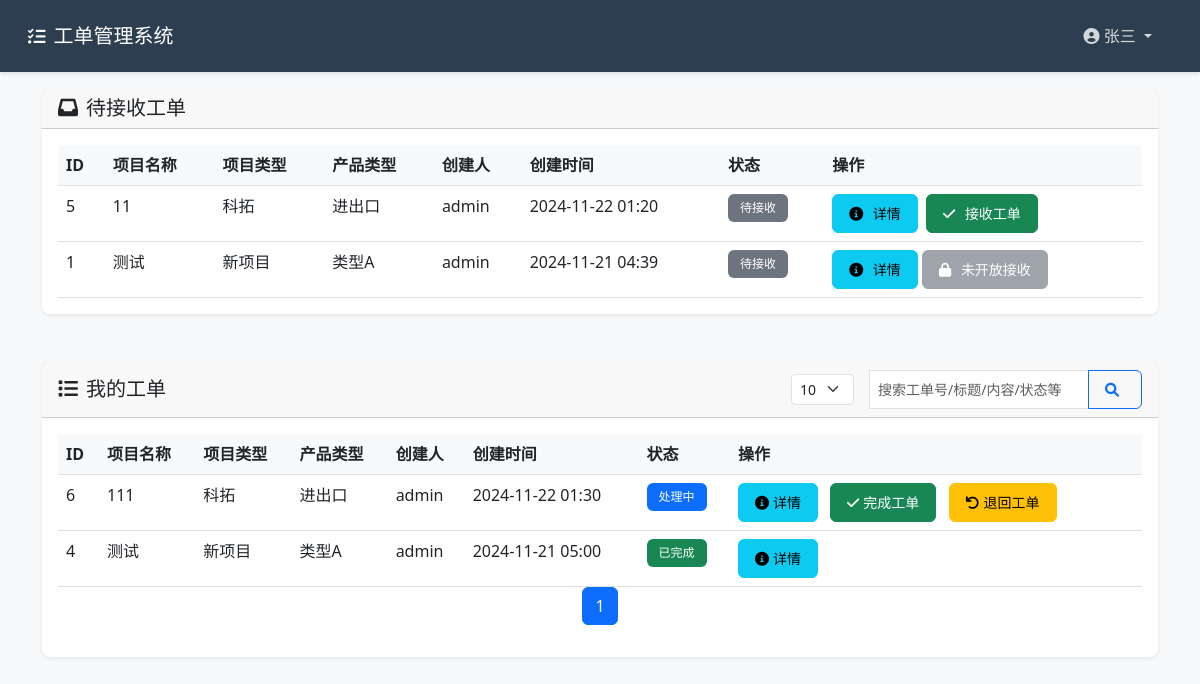
The app's page /employee/index.php (signed in) with its own data.
### tables this page shows
CREATE TABLE `tickets` (
  `id` int(11) NOT NULL AUTO_INCREMENT,
  `project_id` int(11) NOT NULL,
  `title` varchar(200) NOT NULL,
  `description` text,
  `status` enum('pending','in_progress','completed','closed') DEFAULT 'pending',
  `priority` enum('low','medium','high','urgent') DEFAULT 'medium',
  `created_by` int(11) NOT NULL,
  `assigned_to` int(11) DEFAULT NULL,
  `received_by` int(11) DEFAULT NULL,
  `received_at` timestamp NULL DEFAULT NULL,
  `completed_at` timestamp NULL DEFAULT NULL,
  `created_at` timestamp NULL DEFAULT CURRENT_TIMESTAMP,
  `updated_at` timestamp NULL DEFAULT CURRENT_TIMESTAMP ON UPDATE CURRENT_TIMESTAMP,
  `is_open` tinyint(1) NOT NULL DEFAULT '0',
  PRIMARY KEY (`id`),
  KEY `project_id` (`project_id`),
  KEY `created_by` (`created_by`),
  KEY `assigned_to` (`assigned_to`),
  KEY `received_by` (`received_by`),
  CONSTRAINT `tickets_ibfk_1` FOREIGN KEY (`project_id`) REFERENCES `ticket_projects` (`id`),
  CONSTRAINT `tickets_ibfk_2` FOREIGN KEY (`created_by`) REFERENCES `users` (`id`),
  CONSTRAINT `tickets_ibfk_3` FOREIGN KEY (`assigned_to`) REFERENCES `users` (`id`) ON DELETE SET NULL,
  CONSTRAINT `tickets_ibfk_4` FOREIGN KEY (`received_by`) REFERENCES `users` (`id`) ON DELETE SET NULL
);

CREATE TABLE `ticket_projects` (
  `id` int(11) NOT NULL AUTO_INCREMENT,
  `name` varchar(100) NOT NULL,
  `project_type` varchar(50) NOT NULL,
  `sales_person` varchar(50) NOT NULL,
  `product_type` varchar(50) NOT NULL,
  `quantity` int(11) NOT NULL,
  `project_date` date NOT NULL,
  `location` varchar(200) NOT NULL,
  `description` text,
  `created_by` int(11) NOT NULL,
  `created_at` timestamp NULL DEFAULT CURRENT_TIMESTAMP,
  `updated_at` timestamp NULL DEFAULT CURRENT_TIMESTAMP ON UPDATE CURRENT_TIMESTAMP,
  PRIMARY KEY (`id`),
  KEY `created_by` (`created_by`),
  CONSTRAINT `ticket_projects_ibfk_1` FOREIGN KEY (`created_by`) REFERENCES `users` (`id`)
);

CREATE TABLE `users` (
  `id` int(11) NOT NULL AUTO_INCREMENT,
  `username` varchar(50) NOT NULL,
  `password` varchar(255) NOT NULL,
  `email` varchar(100) NOT NULL,
  `role` enum('admin','employee') NOT NULL DEFAULT 'employee',
  `status` enum('pending','approved','rejected') NOT NULL DEFAULT 'pending',
  `created_at` timestamp NULL DEFAULT CURRENT_TIMESTAMP,
  `updated_at` timestamp NULL DEFAULT CURRENT_TIMESTAMP ON UPDATE CURRENT_TIMESTAMP,
  PRIMARY KEY (`id`),
  UNIQUE KEY `username` (`username`),
  UNIQUE KEY `email` (`email`)
);

### employee/index.php (the view, shortened to what the rows shown need)
<?php
require_once '../config/database.php';
$user_id = $_SESSION['user_id'];
try {
    $page = isset($_GET['page']) ? max(1, intval($_GET['page'])) : 1;
    $per_page = isset($_GET['per_page']) ? max(5, intval($_GET['per_page'])) : 10;
    $offset = ($page - 1) * $per_page;
    $search = isset($_GET['search']) ? trim($_GET['search']) : '';
    $search_condition = '';
    $search_params = [];
    $tickets_query = "SELECT t.*,
            p.name as project_name,
            p.project_type as project_type,
            p.product_type as product_type,
            p.sales_person as sales_person,
            p.quantity as quantity,
            p.project_date as project_date,
            p.location as location,
            u.username as created_by_name,
            t.is_open as is_open
        FROM tickets t
        JOIN ticket_projects p ON t.project_id = p.id
        JOIN users u ON t.created_by = u.id
        WHERE t.received_by IS NULL
        ORDER BY t.created_at DESC";
    $tickets_result = $conn->query($tickets_query);
    $tickets = [];
    while ($row = $tickets_result->fetch_assoc()) {
        $tickets[] = $row;
    }
    $my_tickets_sql = "SELECT t.*,
            p.name as project_name,
            p.project_type as project_type,
            p.product_type as product_type,
            p.sales_person as sales_person,
            p.quantity as quantity,
            p.project_date as project_date,
            p.location as location,
            u1.username as created_by_name,
            u2.username as assigned_to_name,
            u3.username as received_by_name,
            t.status
        FROM tickets t
        JOIN ticket_projects p ON t.project_id = p.id
        LEFT JOIN users u1 ON t.created_by = u1.id
        LEFT JOIN users u2 ON t.assigned_to = u2.id
        LEFT JOIN users u3 ON t.received_by = u3.id
        WHERE (t.received_by = ? OR t.assigned_to = ?)" . $search_condition . "
        ORDER BY t.created_at DESC
        LIMIT ? OFFSET ?";
    $my_tickets_stmt = $conn->prepare($my_tickets_sql);
    if (!empty($search)) {
        $bind_params = array_merge(['ii'], array_fill(0, 6, 's'), ['ii']);
        $bind_values = array_merge([$user_id, $user_id], $search_params, [$per_page, $offset]);
        $my_tickets_stmt->bind_param(implode('', $bind_params), ...$bind_values);
    } else {
        $my_tickets_stmt->bind_param("iiii", $user_id, $user_id, $per_page, $offset);
    }
    $my_tickets_stmt->execute();
    $my_tickets_result = $my_tickets_stmt->get_result();
    $my_tickets = [];
    while ($row = $my_tickets_result->fetch_assoc()) {
        $my_tickets[] = $row;
    }
} catch (Exception $e) {
    error_log("Error in employee/index.php: " . $e->getMessage());
    die("系统错误，请稍后重试: " . $e->getMessage());
}
?>
<!DOCTYPE html>
<html lang="zh-CN">
<head>
    <link href="https://cdn.jsdelivr.net/npm/bootstrap@5.3.0/dist/css/bootstrap.min.css" rel="stylesheet">
    <link href="https://cdnjs.cloudflare.com/ajax/libs/font-awesome/6.0.0/css/all.min.css" rel="stylesheet">
</head>
<body>
    <div class="container">
        <div class="row">
            <div class="col-md-12 mb-4">
                <div class="card">
                    <div class="card-body">
                        <?php if (empty($tickets)): ?>
                            <div class="text-center text-muted my-5">
                                <i class="fas fa-inbox fa-3x mb-3"></i>
                                <p>暂无待接收的工单</p>
                            </div>
                        <?php else: ?>
                            <div class="table-responsive">
                                <table class="table table-hover">
                                    <thead>
                                        <tr>
                                            <th>ID</th>
                                            <th>项目名称</th>
                                            <th>项目类型</th>
                                            <th>产品类型</th>
                                            <th>创建人</th>
                                            <th>创建时间</th>
                                            <th>状态</th>
                                            <th>操作</th>
                                        </tr>
                                    </thead>
                                    <tbody>
                                        <?php foreach ($tickets as $ticket): ?>
                                            <tr>
                                                <td><?php echo $ticket['id']; ?></td>
                                                <td><?php echo htmlspecialchars($ticket['project_name']); ?></td>
                                                <td><?php echo htmlspecialchars($ticket['project_type']); ?></td>
                                                <td><?php echo htmlspecialchars($ticket['product_type']); ?></td>
                                                <td><?php echo htmlspecialchars($ticket['created_by_name']); ?></td>
                                                <td><?php echo date('Y-m-d H:i', strtotime($ticket['created_at'])); ?></td>
                                                <td>
                                                    <span class="badge bg-secondary">待接收</span>
                                                </td>
                                                <td>
                                                    <button type="button" class="btn btn-info btn-sm" data-bs-toggle="modal" data-bs-target="#ticketDetailModal<?php echo $ticket['id']; ?>">
                                                        <i class="fas fa-info-circle"></i> 详情
                                                    </button>
                                                    <?php if ($ticket['is_open']): ?>
                                                        <form method="POST" action="receive_ticket.php" class="d-inline ms-1">
                                                            <button type="submit" class="btn btn-success btn-sm">
                                                                <i class="fas fa-check"></i> 接收工单
                                                            </button>
                                                        </form>
                                                    <?php else: ?>
                                                        <button type="button" class="btn btn-secondary btn-sm" disabled>
                                                            <i class="fas fa-lock"></i> 未开放接收
                                                        </button>
                                                    <?php endif; ?>
                                                </td>
                                            </tr>
                                        <?php endforeach; ?>
                                    </tbody>
                                </table>
                            </div>
                        <?php endif; ?>
                    </div>
                </div>
            </div>
            <div class="col-md-12">
                <div class="card mt-4">
                    <div class="card-body">
                        <?php if (empty($my_tickets)): ?>
                            <div class="text-center text-muted my-5">
                                <i class="fas fa-ticket-alt fa-3x mb-3"></i>
                                <p>暂无分配的工单</p>
                            </div>
                        <?php else: ?>
                            <div class="table-responsive">
                                <table class="table table-hover">
                                    <thead>
                                        <tr>
                                            <th>ID</th>
                                            <th>项目名称</th>
                                            <th>项目类型</th>
                                            <th>产品类型</th>
                                            <th>创建人</th>
                                            <th>创建时间</th>
                                            <th>状态</th>
                                            <th>操作</th>
                                        </tr>
                                    </thead>
                                    <tbody>
                                        <?php foreach ($my_tickets as $ticket): ?>
                                            <tr>
                                                <td><?php echo $ticket['id']; ?></td>
                                                <td><?php echo htmlspecialchars($ticket['project_name']); ?></td>
                                                <td><?php echo htmlspecialchars($ticket['project_type']); ?></td>
                                                <td><?php echo htmlspecialchars($ticket['product_type']); ?></td>
                                                <td><?php echo htmlspecialchars($ticket['created_by_name']); ?></td>
                                                <td><?php echo date('Y-m-d H:i', strtotime($ticket['created_at'])); ?></td>
                                                <td>
                                                    <?php
                                                    $status_class = '';
                                                    $status_text = '';
                                                    switch($ticket['status']) {
                                                        case 'in_progress':
                                                            $status_class = 'bg-primary';
                                                            $status_text = '处理中';
                                                            break;
                                                        case 'completed':
                                                            $status_class = 'bg-success';
                                                            $status_text = '已完成';
                                                            break;
                                                    }
                                                    ?>
                                                    <span class="badge <?php echo $status_class; ?>"><?php echo $status_text; ?></span>
                                                </td>
                                                <td>
                                                    <button type="button" class="btn btn-info btn-sm me-2" data-bs-toggle="modal" data-bs-target="#ticketDetailModal<?php echo $ticket['id']; ?>">
                                                        <i class="fas fa-info-circle me-1"></i>详情
                                                    </button>
                                                    <?php if ($ticket['status'] == 'in_progress'): ?>
                                                        <button type="button" class="btn btn-success btn-sm me-2" onclick="completeTicket(<?php echo $ticket['id']; ?>)">
                                                            <i class="fas fa-check me-1"></i>完成工单
                                                        </button>
                                                        <button type="button" class="btn btn-warning btn-sm me-2" onclick="showReleaseModal(<?php echo $ticket['id']; ?>)">
                                                        <i class="fas fa-undo me-1"></i>退回工单
                                                        </button>
                                                    <?php endif; ?>
                                                </td>
                                            </tr>
                                        <?php endforeach; ?>
                                    </tbody>
                                </table>
                            </div>
                        <?php endif; ?>
                    </div>
                </div>
            </div>
        </div>
    </div>
</body>
</html>

### records on screen
tickets: id "5", project.name "11", project.project_type "科拓", project.product_type "进出口", created_by.username "admin", created_at "2024-11-22 01:20"
tickets: id "1", project.name "测试", project.project_type "新项目", project.product_type "类型A", created_by.username "admin", created_at "2024-11-21 04:39", is_open 0 (drawn)
tickets: id "6", project.name "111", project.project_type "科拓", project.product_type "进出口", created_by.username "admin", created_at "2024-11-22 01:30", status "处理中"
tickets: id "4", project.name "测试", project.project_type "新项目", project.product_type "类型A", created_by.username "admin", created_at "2024-11-21 05:00", status "已完成"

### other values on screen
$_SESSION['username'] "张三"
